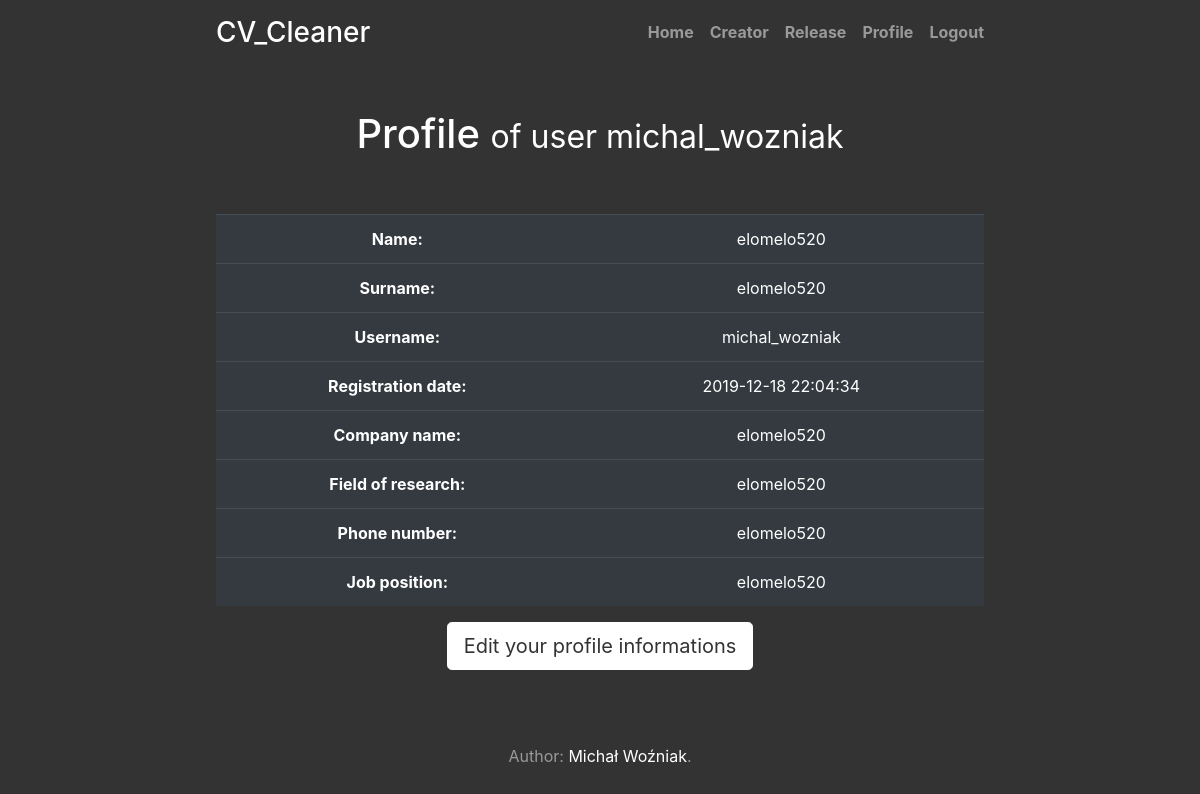
The page /profile (signed in) on the database its author committed.
### tables this page shows
CREATE TABLE users(ID INTEGER PRIMARY KEY AUTOINCREMENT, name VARCHAR(100), surname VARCHAR(100), email VARCHAR(100), username VARCHAR(100), password VARCHAR(100), register_date TIMESTAMP DEFAULT CURRENT_TIMESTAMP);

CREATE TABLE users_additional_informations(
   ID INTEGER PRIMARY KEY, company_name VARCHAR(100),
   field_of_research VARCHAR(100), phone_number VARCHAR(20),
   job_position VARCHAR(100) 
);

### application.py (the view)
@app.route("/profile")
@logged_in_checker
def profile():
    c = sqlite3.connect('databases/coreApp.db')
    conn = c.cursor()
    tmp = f"CREATE VIEW profile_view AS SELECT name, surname, username, register_date, company_name, field_of_research, \
        phone_number,job_position FROM users as A LEFT JOIN users_additional_informations as B on B.ID = A.ID WHERE A.ID = {session.get('ID')}"
    conn.execute("DROP VIEW IF EXISTS profile_view")
    conn.execute(tmp)
    conn.execute("select* from profile_view")
    conn.row_factory = sqlite3.Row
    rows = conn.fetchall()
    data = dict(rows[0])
    conn.close()
    return render_template("profile.html", text=data)

### application.py (called while the page is built)
def logged_in_checker(f):
    @wraps(f)
    def wrap(*args, **kwargs):
        if 'logged_in' in session:
            return f(*args, **kwargs)
        else:
            flash('Unauthorized!, Please login now!', 'danger')
            return redirect(url_for('signin'))
    return wrap

### templates/profile.html
{% extends 'layout.html' %}
{% block body %}
<h1>Profile <small> of user {{session.username}} </small></h1>
<br></br>
<table class="table table-dark">
    <tbody>
      <tr>
        <th scope="row">Name: </th>
        <td>{{text.name}}</td>
      </tr>
      <tr>
        <th scope="row">Surname: </th>
        <td>{{text.surname}}</td>
      </tr>
      <tr>
        <th scope="row">Username: </th>
        <td>{{text.username}}</td>
      </tr>
      <tr>
        <th scope="row">Registration date: </th>
        <td>{{text.register_date}}</td>
      </tr>
      <tr>
        <th scope="row">Company name: </th>
        <td>{{text.company_name}}</td>
      </tr>
      <tr>
        <th scope="row">Field of research: </th>
        <td>{{text.field_of_research}}</td>
      </tr>
      <tr>
        <th scope="row">Phone number: </th>
        <td>{{text.phone_number}}</td>
      </tr>
      <tr>
        <th scope="row">Job position: </th>
        <td>{{text.job_position}}</td>
      </tr>
    </tbody>
  </table>
  <p class="lead">
<a href="/profile_edit" class="btn btn-lg btn-secondary">Edit your profile informations</a>
</p>
{% endblock %}

### static/cover.css (style rules this page uses)
a, a:focus, a:hover { color: #fff; }
.btn-secondary, .btn-secondary:hover, .btn-secondary:focus { color: #333; text-shadow: none; background-color: #fff; border: .05rem solid #fff; }
html, body { height: 100%; background-color: #333; }
body { display: -ms-flexbox; display: flex; color: #fff; }

### rows shown on the page
users: username "michal_wozniak", name "elomelo520", surname "elomelo520", register_date "2019-12-18 22:04:34"
users_additional_informations: company_name "elomelo520", field_of_research "elomelo520", phone_number "elomelo520", job_position "elomelo520"
